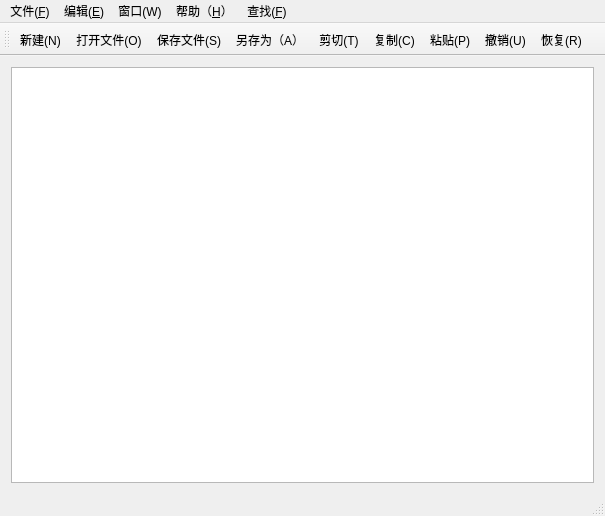
<?xml version="1.0" encoding="UTF-8"?>
<ui version="4.0">
 <class>MainWindow</class>
 <widget class="QMainWindow" name="MainWindow">
  <property name="geometry">
   <rect>
    <x>0</x>
    <y>0</y>
    <width>605</width>
    <height>516</height>
   </rect>
  </property>
  <property name="windowTitle">
   <string>MainWindow</string>
  </property>
  <widget class="QWidget" name="centralWidget">
   <layout class="QGridLayout" name="gridLayout">
    <item row="0" column="0">
     <widget class="QTextEdit" name="textEdit"/>
    </item>
   </layout>
  </widget>
  <widget class="QMenuBar" name="menuBar">
   <property name="geometry">
    <rect>
     <x>0</x>
     <y>0</y>
     <width>605</width>
     <height>30</height>
    </rect>
   </property>
   <widget class="QMenu" name="menu_F">
    <property name="title">
     <string>文件(&amp;F)</string>
    </property>
    <addaction name="actionNew"/>
    <addaction name="actionOpen"/>
    <addaction name="actionSave"/>
    <addaction name="actionSaveAs"/>
    <addaction name="actionExit"/>
   </widget>
   <widget class="QMenu" name="menu_E">
    <property name="title">
     <string>编辑(&amp;E)</string>
    </property>
    <addaction name="actionUndo"/>
    <addaction name="actionRedo"/>
    <addaction name="actionCut"/>
    <addaction name="actionCopy"/>
    <addaction name="actionPaste"/>
   </widget>
   <widget class="QMenu" name="menu_W">
    <property name="title">
     <string>窗口(W)</string>
    </property>
    <addaction name="actionClose"/>
    <addaction name="actionCloseAll"/>
    <addaction name="actionTile"/>
    <addaction name="actionCascade"/>
    <addaction name="actionNext"/>
    <addaction name="actionPrevious"/>
   </widget>
   <widget class="QMenu" name="menu_H">
    <property name="title">
     <string>帮助（&amp;H）</string>
    </property>
    <addaction name="actionAbout"/>
    <addaction name="actionAboutQt"/>
   </widget>
   <widget class="QMenu" name="menu_F_2">
    <property name="title">
     <string>查找(&amp;F)</string>
    </property>
    <addaction name="action_F"/>
   </widget>
   <addaction name="menu_F"/>
   <addaction name="menu_E"/>
   <addaction name="menu_W"/>
   <addaction name="menu_H"/>
   <addaction name="menu_F_2"/>
  </widget>
  <widget class="QToolBar" name="mainToolBar">
   <attribute name="toolBarArea">
    <enum>TopToolBarArea</enum>
   </attribute>
   <attribute name="toolBarBreak">
    <bool>false</bool>
   </attribute>
   <addaction name="actionNew"/>
   <addaction name="actionOpen"/>
   <addaction name="actionSave"/>
   <addaction name="actionSaveAs"/>
   <addaction name="actionCut"/>
   <addaction name="actionCopy"/>
   <addaction name="actionPaste"/>
   <addaction name="actionUndo"/>
   <addaction name="actionRedo"/>
  </widget>
  <widget class="QStatusBar" name="statusBar"/>
  <action name="actionNew">
   <property name="icon">
    <iconset>
     <normaloff>im/new.png</normaloff>im/new.png</iconset>
   </property>
   <property name="text">
    <string>新建(&amp;N)</string>
   </property>
   <property name="toolTip">
    <string>新建</string>
   </property>
   <property name="shortcut">
    <string>Ctrl+N</string>
   </property>
  </action>
  <action name="actionOpen">
   <property name="icon">
    <iconset>
     <normaloff>im/open.png</normaloff>im/open.png</iconset>
   </property>
   <property name="text">
    <string>打开文件(&amp;O)</string>
   </property>
   <property name="toolTip">
    <string>打开文件</string>
   </property>
  </action>
  <action name="actionSave">
   <property name="icon">
    <iconset>
     <normaloff>im/save.png</normaloff>im/save.png</iconset>
   </property>
   <property name="text">
    <string>保存文件(&amp;S)</string>
   </property>
   <property name="toolTip">
    <string>保存文件</string>
   </property>
   <property name="shortcut">
    <string>Ctrl+S</string>
   </property>
  </action>
  <action name="actionSaveAs">
   <property name="icon">
    <iconset>
     <normaloff>im/saveAs.png</normaloff>im/saveAs.png</iconset>
   </property>
   <property name="text">
    <string>另存为（&amp;A）</string>
   </property>
   <property name="toolTip">
    <string>另存为</string>
   </property>
  </action>
  <action name="actionExit">
   <property name="icon">
    <iconset>
     <normaloff>im/exit.png</normaloff>im/exit.png</iconset>
   </property>
   <property name="text">
    <string>退出(&amp;X)</string>
   </property>
   <property name="toolTip">
    <string>退出</string>
   </property>
  </action>
  <action name="actionUndo">
   <property name="icon">
    <iconset>
     <normaloff>im/undo.png</normaloff>im/undo.png</iconset>
   </property>
   <property name="text">
    <string>撤销(&amp;U)</string>
   </property>
   <property name="toolTip">
    <string>撤销</string>
   </property>
   <property name="shortcut">
    <string>Ctrl+Z</string>
   </property>
  </action>
  <action name="actionRedo">
   <property name="icon">
    <iconset>
     <normaloff>im/redo.png</normaloff>im/redo.png</iconset>
   </property>
   <property name="text">
    <string>恢复(&amp;R)</string>
   </property>
   <property name="toolTip">
    <string>恢复</string>
   </property>
   <property name="shortcut">
    <string>Ctrl+Y</string>
   </property>
  </action>
  <action name="actionCut">
   <property name="icon">
    <iconset>
     <normaloff>im/cut.png</normaloff>im/cut.png</iconset>
   </property>
   <property name="text">
    <string>剪切(&amp;T)</string>
   </property>
   <property name="toolTip">
    <string>剪切</string>
   </property>
   <property name="shortcut">
    <string>Ctrl+X</string>
   </property>
  </action>
  <action name="actionCopy">
   <property name="icon">
    <iconset>
     <normaloff>im/copy.png</normaloff>im/copy.png</iconset>
   </property>
   <property name="text">
    <string>复制(&amp;C)</string>
   </property>
   <property name="toolTip">
    <string>复制</string>
   </property>
   <property name="shortcut">
    <string>Ctrl+C</string>
   </property>
  </action>
  <action name="actionPaste">
   <property name="icon">
    <iconset>
     <normaloff>im/paste.png</normaloff>im/paste.png</iconset>
   </property>
   <property name="text">
    <string>粘贴(&amp;P)</string>
   </property>
   <property name="shortcut">
    <string>Ctrl+V</string>
   </property>
  </action>
  <action name="actionClose">
   <property name="text">
    <string>关闭(&amp;O)</string>
   </property>
  </action>
  <action name="actionCloseAll">
   <property name="text">
    <string>关闭所有窗口(&amp;A)</string>
   </property>
  </action>
  <action name="actionTile">
   <property name="text">
    <string>平铺(&amp;T)</string>
   </property>
   <property name="toolTip">
    <string>平铺</string>
   </property>
  </action>
  <action name="actionCascade">
   <property name="text">
    <string>层叠(&amp;C)</string>
   </property>
   <property name="toolTip">
    <string>层叠</string>
   </property>
  </action>
  <action name="actionNext">
   <property name="icon">
    <iconset>
     <normaloff>im/next.png</normaloff>im/next.png</iconset>
   </property>
   <property name="text">
    <string>下一个(&amp;X)</string>
   </property>
   <property name="shortcut">
    <string>Ctrl+Tab</string>
   </property>
  </action>
  <action name="actionPrevious">
   <property name="icon">
    <iconset>
     <normaloff>im/previous.png</normaloff>im/previous.png</iconset>
   </property>
   <property name="text">
    <string>前一个(&amp;V)</string>
   </property>
   <property name="toolTip">
    <string>前一个</string>
   </property>
   <property name="shortcut">
    <string>Ctrl+Shift+Backtab</string>
   </property>
  </action>
  <action name="actionAbout">
   <property name="text">
    <string>关于(&amp;A)</string>
   </property>
  </action>
  <action name="actionAboutQt">
   <property name="text">
    <string>关于QT(&amp;Q)</string>
   </property>
  </action>
  <action name="action_F">
   <property name="text">
    <string>查找(&amp;F)</string>
   </property>
  </action>
 </widget>
 <layoutdefault spacing="6" margin="11"/>
 <resources/>
 <connections/>
</ui>
